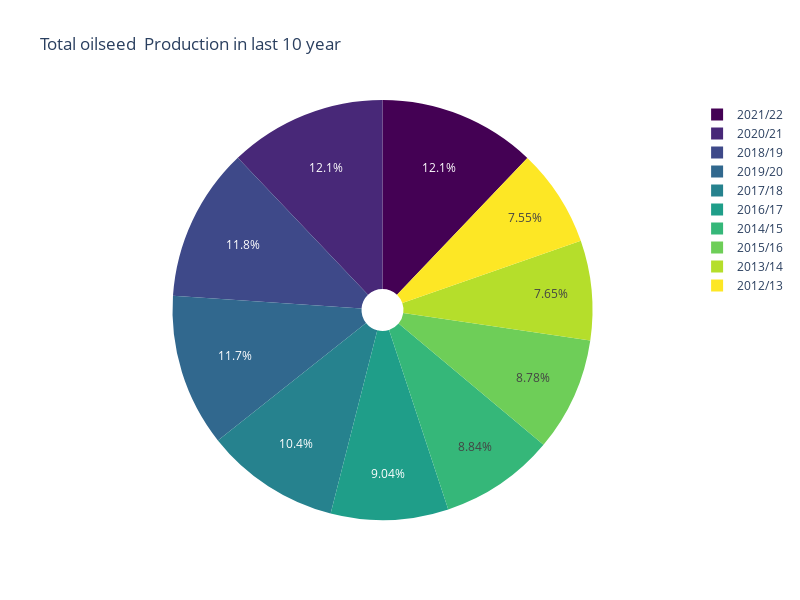

Notebook cell for this chart:
### Code cell
fig = px.pie(oilseed_production, names='Year', values='Oilseed_Prod.',
             title='Total oilseed  Production in last 10 year',
             labels={'Year': 'Year', 'Oilseed Production': 'Oilseed_Prod.'},
             color='Year', color_discrete_sequence=px.colors.sequential.Viridis,
             hole=0.1
             )
fig.update_layout(height=600,width=800)
fig.show()

### Figure 1 — Plotly figure (JSON) as saved in the notebook; plotly's stock layout.template omitted (floating-point values rounded to 4 significant figures)
{"data": [{"customdata": [["2021/22"], ["2020/21"], ["2018/19"], ["2019/20"], ["2017/18"], ["2016/17"], ["2014/15"], ["2015/16"], ["2013/14"], ["2012/13"]], "domain": {"x": [0, 1], "y": [0, 1]}, "hole": 0.1, "hovertemplate": "Year=%{customdata[0]}<br>Oilseed_Prod.=%{value}<extra></extra>", "labels": ["2021/22", "2020/21", "2018/19", "2019/20", "2017/18", "2016/17", "2014/15", "2015/16", "2013/14", "2012/13"], "legendgroup": "", "marker": {"colors": ["#440154", "#482878", "#3e4989", "#31688e", "#26828e", "#1f9e89", "#35b779", "#6ece58", "#b5de2b", "#fde725"]}, "name": "", "showlegend": true, "type": "pie", "values": [287344, 287038, 280530, 278325, 245867, 214451, 209612, 208291, 181535, 179000]}], "layout": {"height": 600, "legend": {"tracegroupgap": 0}, "piecolorway": ["#440154", "#482878", "#3e4989", "#31688e", "#26828e", "#1f9e89", "#35b779", "#6ece58", "#b5de2b", "#fde725"], "title": {"text": "Total oilseed  Production in last 10 year"}, "width": 800}}
